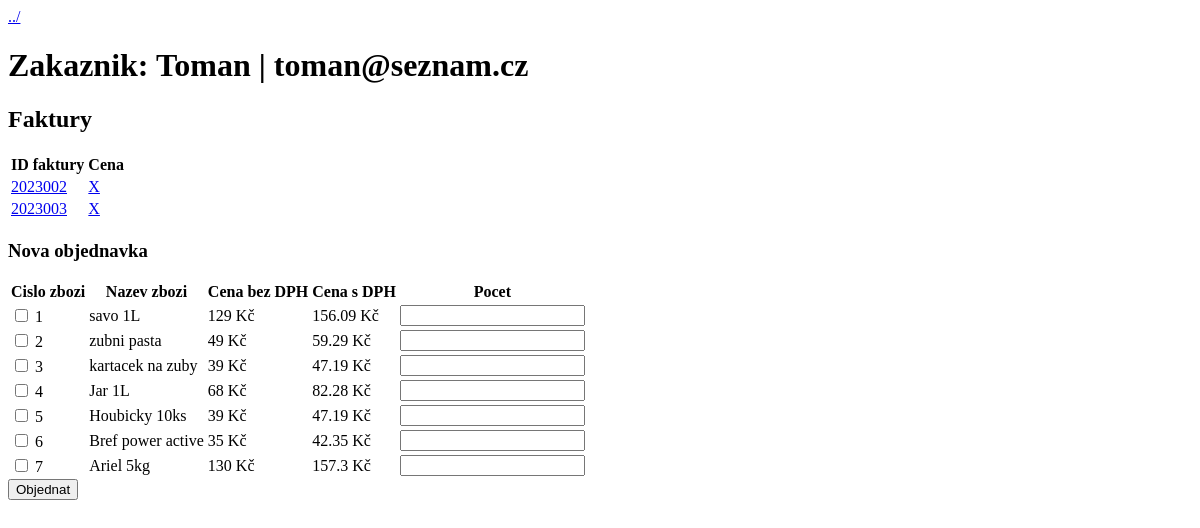
The page /zakaznik.php?id=1 on the database as committed earlier.
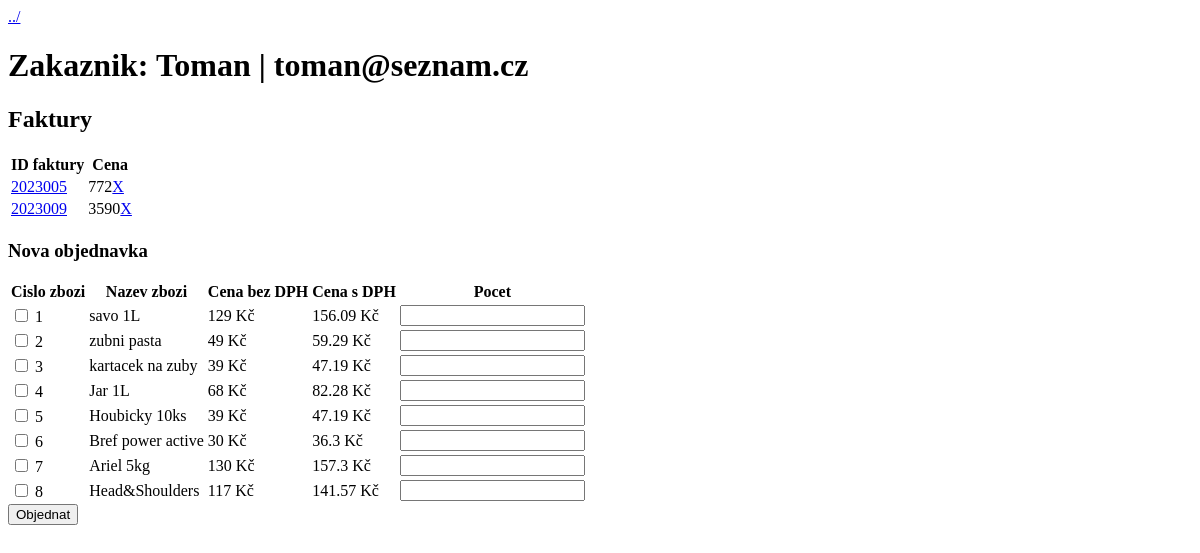
The same page on the database as committed later.
### tables this page shows
CREATE TABLE `zakaznik` (
  `id_zak` smallint NOT NULL AUTO_INCREMENT,
  `jmeno` varchar(32) NOT NULL,
  `email` varchar(64) NOT NULL,
  PRIMARY KEY (`id_zak`)
);

CREATE TABLE `faktura` (
  `id_fak` int NOT NULL AUTO_INCREMENT,
  `zakaznik_id` smallint NOT NULL,
  `cena_fak` int NOT NULL,
  `datum` int NOT NULL,
  PRIMARY KEY (`id_fak`),
  KEY `zakaznik_id` (`zakaznik_id`),
  CONSTRAINT `faktura_ibfk_1` FOREIGN KEY (`zakaznik_id`) REFERENCES `zakaznik` (`id_zak`) ON DELETE CASCADE
);

CREATE TABLE `zbozi` (
  `id_zbozi` smallint NOT NULL AUTO_INCREMENT,
  `nazev` varchar(32) NOT NULL,
  `cena` int NOT NULL,
  PRIMARY KEY (`id_zbozi`)
);

### inc/functions.php (called while the page is built, shortened)
<?php
    function zakaznik($pdo, $id) {
        $query = "SELECT
            jmeno, email, id_fak, cena_fak, datum, id_zak
            FROM zakaznik
            LEFT JOIN faktura ON id_zak = zakaznik_id
            WHERE id_zak = $id";
        $stmt = $pdo->prepare($query);
        $stmt->execute();
        $results = $stmt->fetchall(PDO::FETCH_ASSOC);
        if ($results) {
            return $results;
        }
        return false;
    }
    function vypis_zbozi($pdo) {
        $query = "SELECT * FROM zbozi;";
        $stmt = $pdo->prepare($query);
        $stmt->execute();
        $results = $stmt->fetchall(PDO::FETCH_ASSOC);
        if ($results) {
            return $results;
        }
        return false;
    }

### zakaznik.php (the view, shortened to what this page needs)
<?php
require_once("inc/dbh.inc.php");
require_once("inc/functions.php");
if (isset($_GET["id"])) {
    $id = $_GET["id"];
    $zakaznik_faktura = zakaznik($conn, $id);
    $zbozi = vypis_zbozi($conn);
} else {
    header("Location: index.php");
}
?>
<!DOCTYPE html>
<html lang="en">
<head>
</head>
<body>
    <a href="index.php">../</a>
    <h1>Zakaznik: <?php echo $zakaznik_faktura[0]["jmeno"] . " | " . $zakaznik_faktura[0]["email"] ?></h1>
    <div id="faktury">
        <h2>Faktury</h2>
        <?php
            if (!empty($zakaznik_faktura[0]["id_fak"])) {
                ?>
            <table>
                <thead>
                    <th>ID faktury</th>
                    <th>Cena</th>
                </thead>
                <tbody>
                <?php
                    foreach ($zakaznik_faktura as $faktura) {
                        echo "<tr>".
                                "<td>".
                                "<a href='faktura.php?id=" . $faktura["id_fak"] . "'>" .
                                $faktura["id_fak"] .
                                "</a>
                                </td>" .
                                "<td>". $faktura["cena_fak"] .
                                "<a href='inc/smaz_fakturu.inc.php?id=" . $faktura["id_fak"] . "&id_z='" . $zakaznik_faktura[0]["id_zak"]. "'>X</a></td>" .
                            "</tr>";
                    }
                ?>
                </tbody>
            </table>
            <?php
                } else {
                    echo "Zakaznik nema zadne faktury";
                }
            ?>
        <h3>Nova objednavka</h3>
        <form action="inc/objednavka.inc.php" method="POST">
            <table>
                <thead>
                    <tr>
                        <th>Cislo zbozi</th>
                        <th>Nazev zbozi</th>
                        <th>Cena bez DPH</th>
                        <th>Cena s DPH</th>
                        <th>Pocet</th>
                    </tr>
                </thead>
                <tbody>
                    <?php foreach ($zbozi as $produkt) {
                        ?>
                        <tr>
                            <td>
                                <input type="checkbox" name="id_zbozi[<?php echo $produkt["id_zbozi"]; ?>]" value=<?php echo $produkt["id_zbozi"]; ?>>
                                <?php echo $produkt["id_zbozi"]; ?>
                            </td>
                            <td><?php echo $produkt["nazev"] ?></td>
                            <td><?php echo $produkt["cena"] . " Kč"; ?></td>
                            <td><?php echo strval(intval($produkt["cena"]) * 1.21) . " Kč"; ?></td>
                            <td>
                                <input type="number" name="ks[<?php echo $produkt["id_zbozi"]; ?>]" min=1>
                            </td>
                        </tr>
                        <?php
                    }
                    ?>
                </tbody>
            </table>
            <button type="submit" name="objednat">Objednat</button>
        </form>
    </div>
</body>
</html>

Rows that differ between the two databases and show on the page:
removed faktura: id_fak "2023002"
removed faktura: id_fak "2023003"
added faktura: id_fak "2023005", cena_fak "772"
added faktura: id_fak "2023009", cena_fak "3590"
changed zbozi "Bref power active": cena "35" → "30"; intval($produkt['cena'])*1.21 "42.35" → "36.3"
added zbozi: id_zbozi "8", nazev "Head&Shoulders", cena "117", intval($produkt['cena'])*1.21 "141.57"
